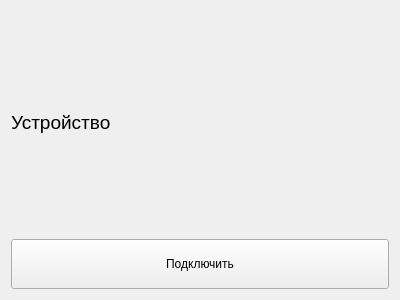
<?xml version="1.0" encoding="UTF-8"?>
<ui version="4.0">
 <class>DeviceWidget</class>
 <widget class="QWidget" name="DeviceWidget">
  <property name="geometry">
   <rect>
    <x>0</x>
    <y>0</y>
    <width>400</width>
    <height>300</height>
   </rect>
  </property>
  <property name="windowTitle">
   <string>Form</string>
  </property>
  <layout class="QVBoxLayout" name="verticalLayout">
   <item>
    <widget class="QLabel" name="label">
     <property name="font">
      <font>
       <pointsize>14</pointsize>
      </font>
     </property>
     <property name="text">
      <string>Устройство</string>
     </property>
    </widget>
   </item>
   <item>
    <widget class="QPushButton" name="Connect">
     <property name="minimumSize">
      <size>
       <width>0</width>
       <height>50</height>
      </size>
     </property>
     <property name="text">
      <string>Подключить</string>
     </property>
    </widget>
   </item>
  </layout>
 </widget>
 <resources/>
 <connections/>
</ui>
